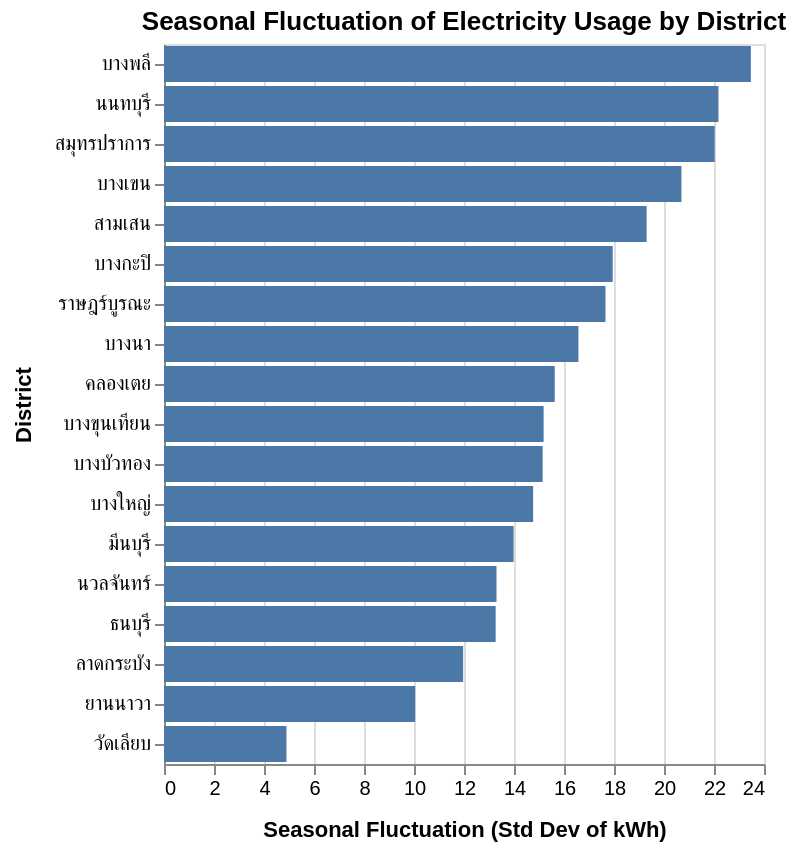

Notebook source saved alongside this figure:
### Code cell
chart_seasonal_fluctuation = alt.Chart(seasonal_fluctuation_df).mark_bar().encode(
    x=alt.X('seasonal_fluctuation', title='Seasonal Fluctuation (Std Dev of kWh)', axis=alt.Axis(titlePadding=10)),
    y=alt.Y('district', sort='-x', title='District', axis=alt.Axis(titlePadding=10)),
    tooltip=['district', alt.Tooltip('seasonal_fluctuation', format='.2f')]
).properties(
    title='Seasonal Fluctuation of Electricity Usage by District'
).interactive()

chart_seasonal_fluctuation.display()

### Figure 1 — Vega-Lite specification as saved in the notebook (floating-point values rounded to 4 significant figures)
{"config": {"view": {"continuousWidth": 300, "continuousHeight": 300}}, "data": {"name": "data-f41fdc76f52ae17519c73fbb2241a233"}, "mark": {"type": "bar"}, "encoding": {"tooltip": [{"field": "district", "type": "nominal"}, {"field": "seasonal_fluctuation", "format": ".2f", "type": "quantitative"}], "x": {"axis": {"titlePadding": 10}, "field": "seasonal_fluctuation", "title": "Seasonal Fluctuation (Std Dev of kWh)", "type": "quantitative"}, "y": {"axis": {"titlePadding": 10}, "field": "district", "sort": "-x", "title": "District", "type": "nominal"}}, "params": [{"name": "param_7", "select": {"type": "interval", "encodings": ["x", "y"]}, "bind": "scales"}], "title": "Seasonal Fluctuation of Electricity Usage by District", "$schema": "https://vega.github.io/schema/vega-lite/v5.20.1.json", "datasets": {"data-f41fdc76f52ae17519c73fbb2241a233": [{"district": "คลองเตย", "seasonal_fluctuation": 15.63}, {"district": "ธนบุรี", "seasonal_fluctuation": 13.27}, {"district": "นนทบุรี", "seasonal_fluctuation": 22.18}, {"district": "นวลจันทร์", "seasonal_fluctuation": 13.3}, {"district": "บางกะปิ", "seasonal_fluctuation": 17.95}, {"district": "บางขุนเทียน", "seasonal_fluctuation": 15.18}, {"district": "บางนา", "seasonal_fluctuation": 16.58}, {"district": "บางบัวทอง", "seasonal_fluctuation": 15.15}, {"district": "บางพลี", "seasonal_fluctuation": 23.47}, {"district": "บางเขน", "seasonal_fluctuation": 20.7}, {"district": "บางใหญ่", "seasonal_fluctuation": 14.77}, {"district": "มีนบุรี", "seasonal_fluctuation": 13.99}, {"district": "ยานนาวา", "seasonal_fluctuation": 10.05}, {"district": "ราษฎร์บูรณะ", "seasonal_fluctuation": 17.66}, {"district": "ลาดกระบัง", "seasonal_fluctuation": 11.97}, {"district": "วัดเลียบ", "seasonal_fluctuation": 4.899}, {"district": "สมุทรปราการ", "seasonal_fluctuation": 22.03}, {"district": "สามเสน", "seasonal_fluctuation": 19.3}]}}
